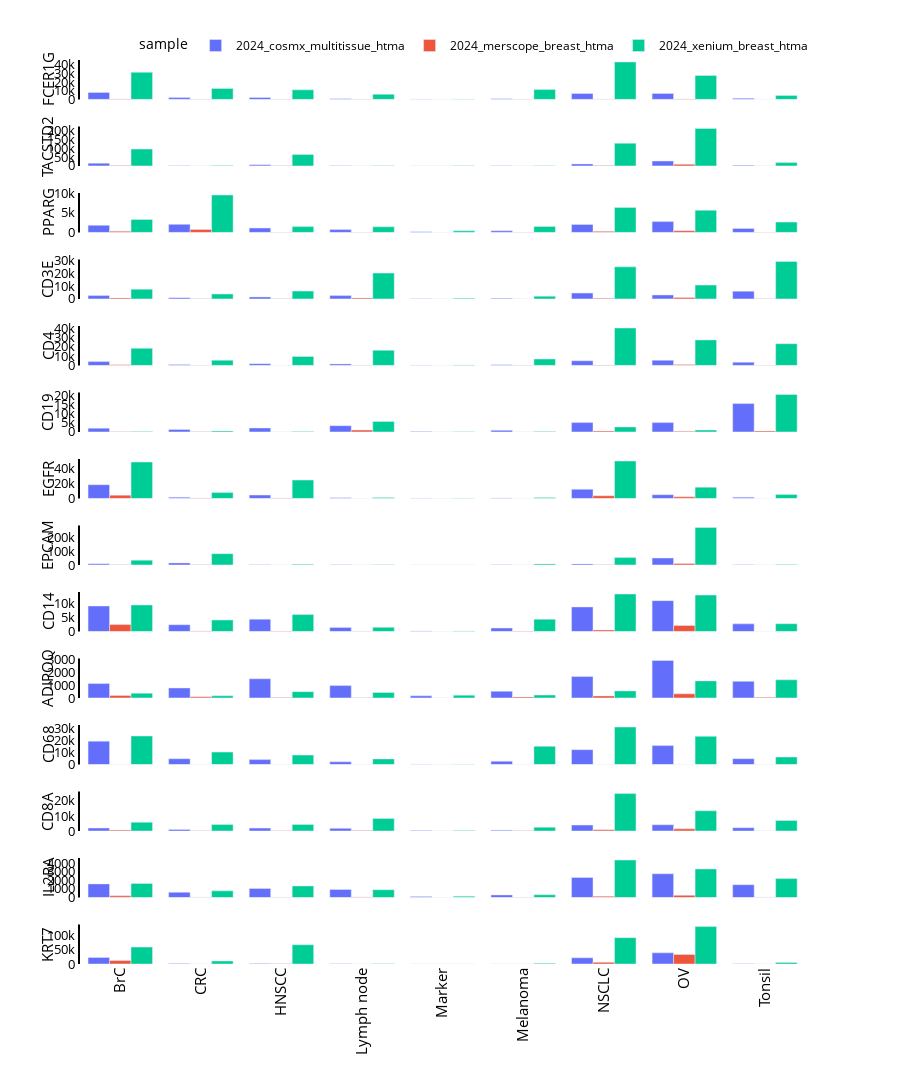

Notebook cell for this chart:
### Markdown cell above
# Summed expression across matching cores

### Code cell
genes = list(set(gene_1_list+gene_2_list))

for sample_list in [['2024_xenium_breast_htma', '2024_merscope_breast_htma','2024_cosmx_multitissue_htma']]:

    print (sample_list)
    df_all = pd.DataFrame()
    for sample in sample_list:
        # Convert relevant columns to numeric type
        df_cell_by_gene = pd.read_parquet((f'data/cell_by_gene_csv/{sample}_cell_by_gene.parquet.gzip'))
        df_cell_by_gene = df_cell_by_gene.loc[~df_cell_by_gene['cell_id'].str.contains('-1_region')]
        df_plot = df_cell_by_gene[['core', 'tissue_type']+genes]
        df_plot['core'] =  df_plot['core'].astype('int')
        df_plot = df_plot.loc[df_plot['core'].isin(matching_cores)]
        df_plot['sample'] = sample
        df_all = pd.concat([df_all, df_plot])

    df_plot = df_all.groupby(by=['sample','tissue_type']).sum().reset_index()
    df_plot = df_plot.drop(columns = ['core'])
    df_plot = df_plot.melt(id_vars=['sample', 'tissue_type'], 
                value_vars=genes,
                var_name='gene', value_name='expression')

    fontsize=15
    width=900
    height=120*len(genes)

    # Define your initial figure
    fig = px.bar(df_plot, x="tissue_type", y="expression",
                color='sample', barmode="group", 
                facet_row="gene",
                width=width, height=height)

    # Update x-axis settings with black text
    fig.update_xaxes(tickvals=df_plot['tissue_type'].unique(), tickangle=270, title_text='', 
                    title_font=dict(color='black'), tickfont=dict(color='black', size=fontsize))

    # Update y-axis settings with black text
    fig.update_yaxes(matches=None, title_text='', title_font=dict(color='black'), tickfont=dict(color='black', size=fontsize-2))
    fig.update_yaxes(showline=True, linewidth=2, linecolor='black')

    # Update legend settings
    fig.update_layout(
        legend=dict(
            orientation="h",  # horizontal alignment
            yanchor="bottom", 
            y=1,  # position legend just above the plot
            xanchor="right",
            x=0.99  # center the legend
        ),
        font=dict(color='black'),  # Set global font color to black
        paper_bgcolor='rgba(0,0,0,0)',
        plot_bgcolor='rgba(0,0,0,0)',
        
    )

    # Modify row title annotations and set text color to black
    for annotation in fig.layout.annotations:
        annotation.font.size = fontsize
        annotation.font.color = 'black'  # Set the annotation text color to black
        annotation.x = -0.06
        annotation.textangle = 270
        for metric in df_plot.gene.unique():
            if annotation.text == f'gene={metric}':
                annotation.text = metric

    # Display the figure and save to file
    fig.show()
    pio.write_image(fig, f"{wd}/figures/coexpression/summed_expression_{'_'.join(sample_list)}.png",scale=4, width=width, height=height)
    pio.write_image(fig, f"{wd}/figures/coexpression/summed_expression_{'_'.join(sample_list)}.eps",scale=4, width=width, height=height)

### Figure 1 — Plotly figure (JSON) as saved in the notebook; plotly's stock layout.template omitted (floating-point values rounded to 4 significant figures)
{"data": [{"alignmentgroup": "True", "hovertemplate": "sample=2024_cosmx_multitissue_htma<br>gene=FCER1G<br>tissue_type=%{x}<br>expression=%{y}<extra></extra>", "legendgroup": "2024_cosmx_multitissue_htma", "marker": {"color": "#636efa", "pattern": {"shape": ""}}, "name": "2024_cosmx_multitissue_htma", "offsetgroup": "2024_cosmx_multitissue_htma", "orientation": "v", "showlegend": true, "textposition": "auto", "type": "bar", "x": ["BrC", "CRC", "HNSCC", "Lymph node", "Marker", "Melanoma", "NSCLC", "OV", "Tonsil"], "xaxis": "x14", "y": [8074, 2041, 2135, 791, 128, 674, 6678, 6847, 1321], "yaxis": "y14"}, {"alignmentgroup": "True", "hovertemplate": "sample=2024_cosmx_multitissue_htma<br>gene=TACSTD2<br>tissue_type=%{x}<br>expression=%{y}<extra></extra>", "legendgroup": "2024_cosmx_multitissue_htma", "marker": {"color": "#636efa", "pattern": {"shape": ""}}, "name": "2024_cosmx_multitissue_htma", "offsetgroup": "2024_cosmx_multitissue_htma", "orientation": "v", "showlegend": false, "textposition": "auto", "type": "bar", "x": ["BrC", "CRC", "HNSCC", "Lymph node", "Marker", "Melanoma", "NSCLC", "OV", "Tonsil"], "xaxis": "x13", "y": [15506, 672, 5787, 637, 126, 293, 11241, 27352, 3273], "yaxis": "y13"}, {"alignmentgroup": "True", "hovertemplate": "sample=2024_cosmx_multitissue_htma<br>gene=PPARG<br>tissue_type=%{x}<br>expression=%{y}<extra></extra>", "legendgroup": "2024_cosmx_multitissue_htma", "marker": {"color": "#636efa", "pattern": {"shape": ""}}, "name": "2024_cosmx_multitissue_htma", "offsetgroup": "2024_cosmx_multitissue_htma", "orientation": "v", "showlegend": false, "textposition": "auto", "type": "bar", "x": ["BrC", "CRC", "HNSCC", "Lymph node", "Marker", "Melanoma", "NSCLC", "OV", "Tonsil"], "xaxis": "x12", "y": [1806, 2055, 1117, 718, 168, 418, 2028, 2756, 1021], "yaxis": "y12"}, {"alignmentgroup": "True", "hovertemplate": "sample=2024_cosmx_multitissue_htma<br>gene=CD3E<br>tissue_type=%{x}<br>expression=%{y}<extra></extra>", "legendgroup": "2024_cosmx_multitissue_htma", "marker": {"color": "#636efa", "pattern": {"shape": ""}}, "name": "2024_cosmx_multitissue_htma", "offsetgroup": "2024_cosmx_multitissue_htma", "orientation": "v", "showlegend": false, "textposition": "auto", "type": "bar", "x": ["BrC", "CRC", "HNSCC", "Lymph node", "Marker", "Melanoma", "NSCLC", "OV", "Tonsil"], "xaxis": "x11", "y": [2605, 901, 1564, 2598, 130, 454, 4574, 3095, 6021], "yaxis": "y11"}, {"alignmentgroup": "True", "hovertemplate": "sample=2024_cosmx_multitissue_htma<br>gene=CD4<br>tissue_type=%{x}<br>expression=%{y}<extra></extra>", "legendgroup": "2024_cosmx_multitissue_htma", "marker": {"color": "#636efa", "pattern": {"shape": ""}}, "name": "2024_cosmx_multitissue_htma", "offsetgroup": "2024_cosmx_multitissue_htma", "orientation": "v", "showlegend": false, "textposition": "auto", "type": "bar", "x": ["BrC", "CRC", "HNSCC", "Lymph node", "Marker", "Melanoma", "NSCLC", "OV", "Tonsil"], "xaxis": "x10", "y": [4069, 1012, 1881, 1633, 139, 779, 4968, 5500, 3452], "yaxis": "y10"}, {"alignmentgroup": "True", "hovertemplate": "sample=2024_cosmx_multitissue_htma<br>gene=CD19<br>tissue_type=%{x}<br>expression=%{y}<extra></extra>", "legendgroup": "2024_cosmx_multitissue_htma", "marker": {"color": "#636efa", "pattern": {"shape": ""}}, "name": "2024_cosmx_multitissue_htma", "offsetgroup": "2024_cosmx_multitissue_htma", "orientation": "v", "showlegend": false, "textposition": "auto", "type": "bar", "x": ["BrC", "CRC", "HNSCC", "Lymph node", "Marker", "Melanoma", "NSCLC", "OV", "Tonsil"], "xaxis": "x9", "y": [2103, 1405, 2179, 3456, 228, 899, 5173, 5148, 15681], "yaxis": "y9"}, {"alignmentgroup": "True", "hovertemplate": "sample=2024_cosmx_multitissue_htma<br>gene=EGFR<br>tissue_type=%{x}<br>expression=%{y}<extra></extra>", "legendgroup": "2024_cosmx_multitissue_htma", "marker": {"color": "#636efa", "pattern": {"shape": ""}}, "name": "2024_cosmx_multitissue_htma", "offsetgroup": "2024_cosmx_multitissue_htma", "orientation": "v", "showlegend": false, "textposition": "auto", "type": "bar", "x": ["BrC", "CRC", "HNSCC", "Lymph node", "Marker", "Melanoma", "NSCLC", "OV", "Tonsil"], "xaxis": "x8", "y": [18257, 1685, 4539, 912, 188, 487, 12166, 4963, 1720], "yaxis": "y8"}, {"alignmentgroup": "True", "hovertemplate": "sample=2024_cosmx_multitissue_htma<br>gene=EPCAM<br>tissue_type=%{x}<br>expression=%{y}<extra></extra>", "legendgroup": "2024_cosmx_multitissue_htma", "marker": {"color": "#636efa", "pattern": {"shape": ""}}, "name": "2024_cosmx_multitissue_htma", "offsetgroup": "2024_cosmx_multitissue_htma", "orientation": "v", "showlegend": false, "textposition": "auto", "type": "bar", "x": ["BrC", "CRC", "HNSCC", "Lymph node", "Marker", "Melanoma", "NSCLC", "OV", "Tonsil"], "xaxis": "x7", "y": [8570, 14894, 1480, 798, 172, 1284, 7664, 50083, 1050], "yaxis": "y7"}, {"alignmentgroup": "True", "hovertemplate": "sample=2024_cosmx_multitissue_htma<br>gene=CD14<br>tissue_type=%{x}<br>expression=%{y}<extra></extra>", "legendgroup": "2024_cosmx_multitissue_htma", "marker": {"color": "#636efa", "pattern": {"shape": ""}}, "name": "2024_cosmx_multitissue_htma", "offsetgroup": "2024_cosmx_multitissue_htma", "orientation": "v", "showlegend": false, "textposition": "auto", "type": "bar", "x": ["BrC", "CRC", "HNSCC", "Lymph node", "Marker", "Melanoma", "NSCLC", "OV", "Tonsil"], "xaxis": "x6", "y": [9067, 2411, 4385, 1453, 201, 1222, 8739, 10982, 2703], "yaxis": "y6"}, {"alignmentgroup": "True", "hovertemplate": "sample=2024_cosmx_multitissue_htma<br>gene=ADIPOQ<br>tissue_type=%{x}<br>expression=%{y}<extra></extra>", "legendgroup": "2024_cosmx_multitissue_htma", "marker": {"color": "#636efa", "pattern": {"shape": ""}}, "name": "2024_cosmx_multitissue_htma", "offsetgroup": "2024_cosmx_multitissue_htma", "orientation": "v", "showlegend": false, "textposition": "auto", "type": "bar", "x": ["BrC", "CRC", "HNSCC", "Lymph node", "Marker", "Melanoma", "NSCLC", "OV", "Tonsil"], "xaxis": "x5", "y": [1112, 771, 1480, 956, 166, 519, 1650, 2887, 1281], "yaxis": "y5"}, {"alignmentgroup": "True", "hovertemplate": "sample=2024_cosmx_multitissue_htma<br>gene=CD68<br>tissue_type=%{x}<br>expression=%{y}<extra></extra>", "legendgroup": "2024_cosmx_multitissue_htma", "marker": {"color": "#636efa", "pattern": {"shape": ""}}, "name": "2024_cosmx_multitissue_htma", "offsetgroup": "2024_cosmx_multitissue_htma", "orientation": "v", "showlegend": false, "textposition": "auto", "type": "bar", "x": ["BrC", "CRC", "HNSCC", "Lymph node", "Marker", "Melanoma", "NSCLC", "OV", "Tonsil"], "xaxis": "x4", "y": [19307, 4775, 4025, 2241, 190, 2755, 12266, 15606, 4837], "yaxis": "y4"}, {"alignmentgroup": "True", "hovertemplate": "sample=2024_cosmx_multitissue_htma<br>gene=CD8A<br>tissue_type=%{x}<br>expression=%{y}<extra></extra>", "legendgroup": "2024_cosmx_multitissue_htma", "marker": {"color": "#636efa", "pattern": {"shape": ""}}, "name": "2024_cosmx_multitissue_htma", "offsetgroup": "2024_cosmx_multitissue_htma", "orientation": "v", "showlegend": false, "textposition": "auto", "type": "bar", "x": ["BrC", "CRC", "HNSCC", "Lymph node", "Marker", "Melanoma", "NSCLC", "OV", "Tonsil"], "xaxis": "x3", "y": [1948, 1063, 1914, 1753, 237, 551, 3926, 4145, 2170], "yaxis": "y3"}, {"alignmentgroup": "True", "hovertemplate": "sample=2024_cosmx_multitissue_htma<br>gene=IL2RA<br>tissue_type=%{x}<br>expression=%{y}<extra></extra>", "legendgroup": "2024_cosmx_multitissue_htma", "marker": {"color": "#636efa", "pattern": {"shape": ""}}, "name": "2024_cosmx_multitissue_htma", "offsetgroup": "2024_cosmx_multitissue_htma", "orientation": "v", "showlegend": false, "textposition": "auto", "type": "bar", "x": ["BrC", "CRC", "HNSCC", "Lymph node", "Marker", "Melanoma", "NSCLC", "OV", "Tonsil"], "xaxis": "x2", "y": [1579, 606, 1049, 936, 108, 296, 2320, 2755, 1483], "yaxis": "y2"}, {"alignmentgroup": "True", "hovertemplate": "sample=2024_cosmx_multitissue_htma<br>gene=KRT7<br>tissue_type=%{x}<br>expression=%{y}<extra></extra>", "legendgroup": "2024_cosmx_multitissue_htma", "marker": {"color": "#636efa", "pattern": {"shape": ""}}, "name": "2024_cosmx_multitissue_htma", "offsetgroup": "2024_cosmx_multitissue_htma", "orientation": "v", "showlegend": false, "textposition": "auto", "type": "bar", "x": ["BrC", "CRC", "HNSCC", "Lymph node", "Marker", "Melanoma", "NSCLC", "OV", "Tonsil"], "xaxis": "x", "y": [22435, 1564, 1969, 776, 178, 427, 21516, 38741, 1101], "yaxis": "y"}, {"alignmentgroup": "True", "hovertemplate": "sample=2024_merscope_breast_htma<br>gene=FCER1G<br>tissue_type=%{x}<br>expression=%{y}<extra></extra>", "legendgroup": "2024_merscope_breast_htma", "marker": {"color": "#EF553B", "pattern": {"shape": ""}}, "name": "2024_merscope_breast_htma", "offsetgroup": "2024_merscope_breast_htma", "orientation": "v", "showlegend": true, "textposition": "auto", "type": "bar", "x": ["BrC", "CRC", "HNSCC", "Lymph node", "Marker", "Melanoma", "NSCLC", "OV", "Tonsil"], "xaxis": "x14", "y": [470, 83, 61, 34, 1, 40, 257, 511, 13], "yaxis": "y14"}, {"alignmentgroup": "True", "hovertemplate": "sample=2024_merscope_breast_htma<br>gene=TACSTD2<br>tissue_type=%{x}<br>expression=%{y}<extra></extra>", "legendgroup": "2024_merscope_breast_htma", "marker": {"color": "#EF553B", "pattern": {"shape": ""}}, "name": "2024_merscope_breast_htma", "offsetgroup": "2024_merscope_breast_htma", "orientation": "v", "showlegend": false, "textposition": "auto", "type": "bar", "x": ["BrC", "CRC", "HNSCC", "Lymph node", "Marker", "Melanoma", "NSCLC", "OV", "Tonsil"], "xaxis": "x13", "y": [2457, 52, 632, 7, 0, 80, 2411, 9528, 108], "yaxis": "y13"}, {"alignmentgroup": "True", "hovertemplate": "sample=2024_merscope_breast_htma<br>gene=PPARG<br>tissue_type=%{x}<br>expression=%{y}<extra></extra>", "legendgroup": "2024_merscope_breast_htma", "marker": {"color": "#EF553B", "pattern": {"shape": ""}}, "name": "2024_merscope_breast_htma", "offsetgroup": "2024_merscope_breast_htma", "orientation": "v", "showlegend": false, "textposition": "auto", "type": "bar", "x": ["BrC", "CRC", "HNSCC", "Lymph node", "Marker", "Melanoma", "NSCLC", "OV", "Tonsil"], "xaxis": "x12", "y": [310, 755, 37, 20, 0, 35, 265, 440, 18], "yaxis": "y12"}, {"alignmentgroup": "True", "hovertemplate": "sample=2024_merscope_breast_htma<br>gene=CD3E<br>tissue_type=%{x}<br>expression=%{y}<extra></extra>", "legendgroup": "2024_merscope_breast_htma", "marker": {"color": "#EF553B", "pattern": {"shape": ""}}, "name": "2024_merscope_breast_htma", "offsetgroup": "2024_merscope_breast_htma", "orientation": "v", "showlegend": false, "textposition": "auto", "type": "bar", "x": ["BrC", "CRC", "HNSCC", "Lymph node", "Marker", "Melanoma", "NSCLC", "OV", "Tonsil"], "xaxis": "x11", "y": [752, 100, 51, 802, 0, 6, 570, 1084, 208], "yaxis": "y11"}, {"alignmentgroup": "True", "hovertemplate": "sample=2024_merscope_breast_htma<br>gene=CD4<br>tissue_type=%{x}<br>expression=%{y}<extra></extra>", "legendgroup": "2024_merscope_breast_htma", "marker": {"color": "#EF553B", "pattern": {"shape": ""}}, "name": "2024_merscope_breast_htma", "offsetgroup": "2024_merscope_breast_htma", "orientation": "v", "showlegend": false, "textposition": "auto", "type": "bar", "x": ["BrC", "CRC", "HNSCC", "Lymph node", "Marker", "Melanoma", "NSCLC", "OV", "Tonsil"], "xaxis": "x10", "y": [667, 63, 45, 234, 0, 137, 419, 848, 97], "yaxis": "y10"}, {"alignmentgroup": "True", "hovertemplate": "sample=2024_merscope_breast_htma<br>gene=CD19<br>tissue_type=%{x}<br>expression=%{y}<extra></extra>", "legendgroup": "2024_merscope_breast_htma", "marker": {"color": "#EF553B", "pattern": {"shape": ""}}, "name": "2024_merscope_breast_htma", "offsetgroup": "2024_merscope_breast_htma", "orientation": "v", "showlegend": false, "textposition": "auto", "type": "bar", "x": ["BrC", "CRC", "HNSCC", "Lymph node", "Marker", "Melanoma", "NSCLC", "OV", "Tonsil"], "xaxis": "x9", "y": [116, 64, 22, 1016, 2, 28, 562, 361, 578], "yaxis": "y9"}, {"alignmentgroup": "True", "hovertemplate": "sample=2024_merscope_breast_htma<br>gene=EGFR<br>tissue_type=%{x}<br>expression=%{y}<extra></extra>", "legendgroup": "2024_merscope_breast_htma", "marker": {"color": "#EF553B", "pattern": {"shape": ""}}, "name": "2024_merscope_breast_htma", "offsetgroup": "2024_merscope_breast_htma", "orientation": "v", "showlegend": false, "textposition": "auto", "type": "bar", "x": ["BrC", "CRC", "HNSCC", "Lymph node", "Marker", "Melanoma", "NSCLC", "OV", "Tonsil"], "xaxis": "x8", "y": [4374, 511, 586, 34, 0, 55, 3613, 2125, 60], "yaxis": "y8"}, {"alignmentgroup": "True", "hovertemplate": "sample=2024_merscope_breast_htma<br>gene=EPCAM<br>tissue_type=%{x}<br>expression=%{y}<extra></extra>", "legendgroup": "2024_merscope_breast_htma", "marker": {"color": "#EF553B", "pattern": {"shape": ""}}, "name": "2024_merscope_breast_htma", "offsetgroup": "2024_merscope_breast_htma", "orientation": "v", "showlegend": false, "textposition": "auto", "type": "bar", "x": ["BrC", "CRC", "HNSCC", "Lymph node", "Marker", "Melanoma", "NSCLC", "OV", "Tonsil"], "xaxis": "x7", "y": [1042, 1942, 52, 4, 0, 13, 827, 10358, 7], "yaxis": "y7"}, {"alignmentgroup": "True", "hovertemplate": "sample=2024_merscope_breast_htma<br>gene=CD14<br>tissue_type=%{x}<br>expression=%{y}<extra></extra>", "legendgroup": "2024_merscope_breast_htma", "marker": {"color": "#EF553B", "pattern": {"shape": ""}}, "name": "2024_merscope_breast_htma", "offsetgroup": "2024_merscope_breast_htma", "orientation": "v", "showlegend": false, "textposition": "auto", "type": "bar", "x": ["BrC", "CRC", "HNSCC", "Lymph node", "Marker", "Melanoma", "NSCLC", "OV", "Tonsil"], "xaxis": "x6", "y": [2466, 184, 149, 55, 1, 143, 521, 2119, 29], "yaxis": "y6"}, {"alignmentgroup": "True", "hovertemplate": "sample=2024_merscope_breast_htma<br>gene=ADIPOQ<br>tissue_type=%{x}<br>expression=%{y}<extra></extra>", "legendgroup": "2024_merscope_breast_htma", "marker": {"color": "#EF553B", "pattern": {"shape": ""}}, "name": "2024_merscope_breast_htma", "offsetgroup": "2024_merscope_breast_htma", "orientation": "v", "showlegend": false, "textposition": "auto", "type": "bar", "x": ["BrC", "CRC", "HNSCC", "Lymph node", "Marker", "Melanoma", "NSCLC", "OV", "Tonsil"], "xaxis": "x5", "y": [198, 91, 39, 21, 4, 81, 159, 322, 56], "yaxis": "y5"}, {"alignmentgroup": "True", "hovertemplate": "sample=2024_merscope_breast_htma<br>gene=CD68<br>tissue_type=%{x}<br>expression=%{y}<extra></extra>", "legendgroup": "2024_merscope_breast_htma", "marker": {"color": "#EF553B", "pattern": {"shape": ""}}, "name": "2024_merscope_breast_htma", "offsetgroup": "2024_merscope_breast_htma", "orientation": "v", "showlegend": false, "textposition": "auto", "type": "bar", "x": ["BrC", "CRC", "HNSCC", "Lymph node", "Marker", "Melanoma", "NSCLC", "OV", "Tonsil"], "xaxis": "x4", "y": [38, 13, 7, 7, 1, 53, 60, 57, 16], "yaxis": "y4"}, {"alignmentgroup": "True", "hovertemplate": "sample=2024_merscope_breast_htma<br>gene=CD8A<br>tissue_type=%{x}<br>expression=%{y}<extra></extra>", "legendgroup": "2024_merscope_breast_htma", "marker": {"color": "#EF553B", "pattern": {"shape": ""}}, "name": "2024_merscope_breast_htma", "offsetgroup": "2024_merscope_breast_htma", "orientation": "v", "showlegend": false, "textposition": "auto", "type": "bar", "x": ["BrC", "CRC", "HNSCC", "Lymph node", "Marker", "Melanoma", "NSCLC", "OV", "Tonsil"], "xaxis": "x3", "y": [592, 110, 78, 399, 0, 70, 825, 1441, 65], "yaxis": "y3"}, {"alignmentgroup": "True", "hovertemplate": "sample=2024_merscope_breast_htma<br>gene=IL2RA<br>tissue_type=%{x}<br>expression=%{y}<extra></extra>", "legendgroup": "2024_merscope_breast_htma", "marker": {"color": "#EF553B", "pattern": {"shape": ""}}, "name": "2024_merscope_breast_htma", "offsetgroup": "2024_merscope_breast_htma", "orientation": "v", "showlegend": false, "textposition": "auto", "type": "bar", "x": ["BrC", "CRC", "HNSCC", "Lymph node", "Marker", "Melanoma", "NSCLC", "OV", "Tonsil"], "xaxis": "x2", "y": [188, 37, 18, 60, 2, 17, 140, 250, 39], "yaxis": "y2"}, {"alignmentgroup": "True", "hovertemplate": "sample=2024_merscope_breast_htma<br>gene=KRT7<br>tissue_type=%{x}<br>expression=%{y}<extra></extra>", "legendgroup": "2024_merscope_breast_htma", "marker": {"color": "#EF553B", "pattern": {"shape": ""}}, "name": "2024_merscope_breast_htma", "offsetgroup": "2024_merscope_breast_htma", "orientation": "v", "showlegend": false, "textposition": "auto", "type": "bar", "x": ["BrC", "CRC", "HNSCC", "Lymph node", "Marker", "Melanoma", "NSCLC", "OV", "Tonsil"], "xaxis": "x", "y": [11968, 366, 554, 6, 0, 100, 5981, 33165, 15], "yaxis": "y"}, {"alignmentgroup": "True", "hovertemplate": "sample=2024_xenium_breast_htma<br>gene=FCER1G<br>tissue_type=%{x}<br>expression=%{y}<extra></extra>", "legendgroup": "2024_xenium_breast_htma", "marker": {"color": "#00cc96", "pattern": {"shape": ""}}, "name": "2024_xenium_breast_htma", "offsetgroup": "2024_xenium_breast_htma", "orientation": "v", "showlegend": true, "textposition": "auto", "type": "bar", "x": ["BrC", "CRC", "HNSCC", "Lymph node", "Marker", "Melanoma", "NSCLC", "OV", "Tonsil"], "xaxis": "x14", "y": [31163, 12680, 10981, 5865, 273, 11322, 43083, 27484, 4610], "yaxis": "y14"}, {"alignmentgroup": "True", "hovertemplate": "sample=2024_xenium_breast_htma<br>gene=TACSTD2<br>tissue_type=%{x}<br>expression=%{y}<extra></extra>", "legendgroup": "2024_xenium_breast_htma", "marker": {"color": "#00cc96", "pattern": {"shape": ""}}, "name": "2024_xenium_breast_htma", "offsetgroup": "2024_xenium_breast_htma", "orientation": "v", "showlegend": false, "textposition": "auto", "type": "bar", "x": ["BrC", "CRC", "HNSCC", "Lymph node", "Marker", "Melanoma", "NSCLC", "OV", "Tonsil"], "xaxis": "x13", "y": [94388, 2923, 63970, 719, 248, 741, 127307, 209994, 18426], "yaxis": "y13"}, {"alignmentgroup": "True", "hovertemplate": "sample=2024_xenium_breast_htma<br>gene=PPARG<br>tissue_type=%{x}<br>expression=%{y}<extra></extra>", "legendgroup": "2024_xenium_breast_htma", "marker": {"color": "#00cc96", "pattern": {"shape": ""}}, "name": "2024_xenium_breast_htma", "offsetgroup": "2024_xenium_breast_htma", "orientation": "v", "showlegend": false, "textposition": "auto", "type": "bar", "x": ["BrC", "CRC", "HNSCC", "Lymph node", "Marker", "Melanoma", "NSCLC", "OV", "Tonsil"], "xaxis": "x12", "y": [3282, 9548, 1478, 1433, 403, 1518, 6384, 5649, 2627], "yaxis": "y12"}, {"alignmentgroup": "True", "hovertemplate": "sample=2024_xenium_breast_htma<br>gene=CD3E<br>tissue_type=%{x}<br>expression=%{y}<extra></extra>", "legendgroup": "2024_xenium_breast_htma", "marker": {"color": "#00cc96", "pattern": {"shape": ""}}, "name": "2024_xenium_breast_htma", "offsetgroup": "2024_xenium_breast_htma", "orientation": "v", "showlegend": false, "textposition": "auto", "type": "bar", "x": ["BrC", "CRC", "HNSCC", "Lymph node", "Marker", "Melanoma", "NSCLC", "OV", "Tonsil"], "xaxis": "x11", "y": [7633, 3840, 6086, 20144, 496, 2084, 25018, 10772, 29188], "yaxis": "y11"}, {"alignmentgroup": "True", "hovertemplate": "sample=2024_xenium_breast_htma<br>gene=CD4<br>tissue_type=%{x}<br>expression=%{y}<extra></extra>", "legendgroup": "2024_xenium_breast_htma", "marker": {"color": "#00cc96", "pattern": {"shape": ""}}, "name": "2024_xenium_breast_htma", "offsetgroup": "2024_xenium_breast_htma", "orientation": "v", "showlegend": false, "textposition": "auto", "type": "bar", "x": ["BrC", "CRC", "HNSCC", "Lymph node", "Marker", "Melanoma", "NSCLC", "OV", "Tonsil"], "xaxis": "x10", "y": [18232, 5522, 9615, 16167, 488, 6840, 39938, 27224, 23177], "yaxis": "y10"}, {"alignmentgroup": "True", "hovertemplate": "sample=2024_xenium_breast_htma<br>gene=CD19<br>tissue_type=%{x}<br>expression=%{y}<extra></extra>", "legendgroup": "2024_xenium_breast_htma", "marker": {"color": "#00cc96", "pattern": {"shape": ""}}, "name": "2024_xenium_breast_htma", "offsetgroup": "2024_xenium_breast_htma", "orientation": "v", "showlegend": false, "textposition": "auto", "type": "bar", "x": ["BrC", "CRC", "HNSCC", "Lymph node", "Marker", "Melanoma", "NSCLC", "OV", "Tonsil"], "xaxis": "x9", "y": [250, 549, 277, 5798, 126, 175, 2755, 1023, 20697], "yaxis": "y9"}, {"alignmentgroup": "True", "hovertemplate": "sample=2024_xenium_breast_htma<br>gene=EGFR<br>tissue_type=%{x}<br>expression=%{y}<extra></extra>", "legendgroup": "2024_xenium_breast_htma", "marker": {"color": "#00cc96", "pattern": {"shape": ""}}, "name": "2024_xenium_breast_htma", "offsetgroup": "2024_xenium_breast_htma", "orientation": "v", "showlegend": false, "textposition": "auto", "type": "bar", "x": ["BrC", "CRC", "HNSCC", "Lymph node", "Marker", "Melanoma", "NSCLC", "OV", "Tonsil"], "xaxis": "x8", "y": [48392, 7745, 24458, 1401, 370, 1341, 49706, 14978, 5136], "yaxis": "y8"}, {"alignmentgroup": "True", "hovertemplate": "sample=2024_xenium_breast_htma<br>gene=EPCAM<br>tissue_type=%{x}<br>expression=%{y}<extra></extra>", "legendgroup": "2024_xenium_breast_htma", "marker": {"color": "#00cc96", "pattern": {"shape": ""}}, "name": "2024_xenium_breast_htma", "offsetgroup": "2024_xenium_breast_htma", "orientation": "v", "showlegend": false, "textposition": "auto", "type": "bar", "x": ["BrC", "CRC", "HNSCC", "Lymph node", "Marker", "Melanoma", "NSCLC", "OV", "Tonsil"], "xaxis": "x7", "y": [34744, 81370, 4455, 1802, 514, 7436, 53070, 270213, 3846], "yaxis": "y7"}, {"alignmentgroup": "True", "hovertemplate": "sample=2024_xenium_breast_htma<br>gene=CD14<br>tissue_type=%{x}<br>expression=%{y}<extra></extra>", "legendgroup": "2024_xenium_breast_htma", "marker": {"color": "#00cc96", "pattern": {"shape": ""}}, "name": "2024_xenium_breast_htma", "offsetgroup": "2024_xenium_breast_htma", "orientation": "v", "showlegend": false, "textposition": "auto", "type": "bar", "x": ["BrC", "CRC", "HNSCC", "Lymph node", "Marker", "Melanoma", "NSCLC", "OV", "Tonsil"], "xaxis": "x6", "y": [9430, 4086, 6025, 1483, 150, 4364, 13333, 12954, 2757], "yaxis": "y6"}, {"alignmentgroup": "True", "hovertemplate": "sample=2024_xenium_breast_htma<br>gene=ADIPOQ<br>tissue_type=%{x}<br>expression=%{y}<extra></extra>", "legendgroup": "2024_xenium_breast_htma", "marker": {"color": "#00cc96", "pattern": {"shape": ""}}, "name": "2024_xenium_breast_htma", "offsetgroup": "2024_xenium_breast_htma", "orientation": "v", "showlegend": false, "textposition": "auto", "type": "bar", "x": ["BrC", "CRC", "HNSCC", "Lymph node", "Marker", "Melanoma", "NSCLC", "OV", "Tonsil"], "xaxis": "x5", "y": [368, 167, 488, 424, 215, 225, 546, 1318, 1399], "yaxis": "y5"}, {"alignmentgroup": "True", "hovertemplate": "sample=2024_xenium_breast_htma<br>gene=CD68<br>tissue_type=%{x}<br>expression=%{y}<extra></extra>", "legendgroup": "2024_xenium_breast_htma", "marker": {"color": "#00cc96", "pattern": {"shape": ""}}, "name": "2024_xenium_breast_htma", "offsetgroup": "2024_xenium_breast_htma", "orientation": "v", "showlegend": false, "textposition": "auto", "type": "bar", "x": ["BrC", "CRC", "HNSCC", "Lymph node", "Marker", "Melanoma", "NSCLC", "OV", "Tonsil"], "xaxis": "x4", "y": [23552, 10239, 7768, 4597, 211, 14982, 30959, 23260, 6154], "yaxis": "y4"}, {"alignmentgroup": "True", "hovertemplate": "sample=2024_xenium_breast_htma<br>gene=CD8A<br>tissue_type=%{x}<br>expression=%{y}<extra></extra>", "legendgroup": "2024_xenium_breast_htma", "marker": {"color": "#00cc96", "pattern": {"shape": ""}}, "name": "2024_xenium_breast_htma", "offsetgroup": "2024_xenium_breast_htma", "orientation": "v", "showlegend": false, "textposition": "auto", "type": "bar", "x": ["BrC", "CRC", "HNSCC", "Lymph node", "Marker", "Melanoma", "NSCLC", "OV", "Tonsil"], "xaxis": "x3", "y": [5772, 4288, 4362, 8312, 372, 2456, 24901, 13431, 6946], "yaxis": "y3"}, {"alignmentgroup": "True", "hovertemplate": "sample=2024_xenium_breast_htma<br>gene=IL2RA<br>tissue_type=%{x}<br>expression=%{y}<extra></extra>", "legendgroup": "2024_xenium_breast_htma", "marker": {"color": "#00cc96", "pattern": {"shape": ""}}, "name": "2024_xenium_breast_htma", "offsetgroup": "2024_xenium_breast_htma", "orientation": "v", "showlegend": false, "textposition": "auto", "type": "bar", "x": ["BrC", "CRC", "HNSCC", "Lymph node", "Marker", "Melanoma", "NSCLC", "OV", "Tonsil"], "xaxis": "x2", "y": [1632, 769, 1339, 902, 151, 323, 4343, 3316, 2191], "yaxis": "y2"}, {"alignmentgroup": "True", "hovertemplate": "sample=2024_xenium_breast_htma<br>gene=KRT7<br>tissue_type=%{x}<br>expression=%{y}<extra></extra>", "legendgroup": "2024_xenium_breast_htma", "marker": {"color": "#00cc96", "pattern": {"shape": ""}}, "name": "2024_xenium_breast_htma", "offsetgroup": "2024_xenium_breast_htma", "orientation": "v", "showlegend": false, "textposition": "auto", "type": "bar", "x": ["BrC", "CRC", "HNSCC", "Lymph node", "Marker", "Melanoma", "NSCLC", "OV", "Tonsil"], "xaxis": "x", "y": [58525, 10351, 66717, 453, 354, 2300, 91389, 129786, 5262], "yaxis": "y"}], "layout": {"annotations": [{"font": {"color": "black", "size": 15}, "showarrow": false, "text": "KRT7", "textangle": -90, "x": -0.06, "xanchor": "left", "xref": "paper", "y": 0.02179, "yanchor": "middle", "yref": "paper"}, {"font": {"color": "black", "size": 15}, "showarrow": false, "text": "IL2RA", "textangle": -90, "x": -0.06, "xanchor": "left", "xref": "paper", "y": 0.09536, "yanchor": "middle", "yref": "paper"}, {"font": {"color": "black", "size": 15}, "showarrow": false, "text": "CD8A", "textangle": -90, "x": -0.06, "xanchor": "left", "xref": "paper", "y": 0.1689, "yanchor": "middle", "yref": "paper"}, {"font": {"color": "black", "size": 15}, "showarrow": false, "text": "CD68", "textangle": -90, "x": -0.06, "xanchor": "left", "xref": "paper", "y": 0.2425, "yanchor": "middle", "yref": "paper"}, {"font": {"color": "black", "size": 15}, "showarrow": false, "text": "ADIPOQ", "textangle": -90, "x": -0.06, "xanchor": "left", "xref": "paper", "y": 0.3161, "yanchor": "middle", "yref": "paper"}, {"font": {"color": "black", "size": 15}, "showarrow": false, "text": "CD14", "textangle": -90, "x": -0.06, "xanchor": "left", "xref": "paper", "y": 0.3896, "yanchor": "middle", "yref": "paper"}, {"font": {"color": "black", "size": 15}, "showarrow": false, "text": "EPCAM", "textangle": -90, "x": -0.06, "xanchor": "left", "xref": "paper", "y": 0.4632, "yanchor": "middle", "yref": "paper"}, {"font": {"color": "black", "size": 15}, "showarrow": false, "text": "EGFR", "textangle": -90, "x": -0.06, "xanchor": "left", "xref": "paper", "y": 0.5368, "yanchor": "middle", "yref": "paper"}, {"font": {"color": "black", "size": 15}, "showarrow": false, "text": "CD19", "textangle": -90, "x": -0.06, "xanchor": "left", "xref": "paper", "y": 0.6104, "yanchor": "middle", "yref": "paper"}, {"font": {"color": "black", "size": 15}, "showarrow": false, "text": "CD4", "textangle": -90, "x": -0.06, "xanchor": "left", "xref": "paper", "y": 0.6839, "yanchor": "middle", "yref": "paper"}, {"font": {"color": "black", "size": 15}, "showarrow": false, "text": "CD3E", "textangle": -90, "x": -0.06, "xanchor": "left", "xref": "paper", "y": 0.7575, "yanchor": "middle", "yref": "paper"}, {"font": {"color": "black", "size": 15}, "showarrow": false, "text": "PPARG", "textangle": -90, "x": -0.06, "xanchor": "left", "xref": "paper", "y": 0.8311, "yanchor": "middle", "yref": "paper"}, {"font": {"color": "black", "size": 15}, "showarrow": false, "text": "TACSTD2", "textangle": -90, "x": -0.06, "xanchor": "left", "xref": "paper", "y": 0.9046, "yanchor": "middle", "yref": "paper"}, {"font": {"color": "black", "size": 15}, "showarrow": false, "text": "FCER1G", "textangle": -90, "x": -0.06, "xanchor": "left", "xref": "paper", "y": 0.9782, "yanchor": "middle", "yref": "paper"}], "barmode": "group", "font": {"color": "black"}, "height": 1680, "legend": {"orientation": "h", "title": {"text": "sample"}, "tracegroupgap": 0, "x": 0.99, "xanchor": "right", "y": 1, "yanchor": "bottom"}, "margin": {"t": 60}, "paper_bgcolor": "rgba(0,0,0,0)", "plot_bgcolor": "rgba(0,0,0,0)", "width": 900, "xaxis": {"anchor": "y", "domain": [0, 0.98], "tickangle": -90, "tickfont": {"color": "black", "size": 15}, "tickvals": ["BrC", "CRC", "HNSCC", "Lymph node", "Marker", "Melanoma", "NSCLC", "OV", "Tonsil"], "title": {"font": {"color": "black"}, "text": ""}}, "xaxis10": {"anchor": "y10", "domain": [0, 0.98], "matches": "x", "showticklabels": false, "tickangle": -90, "tickfont": {"color": "black", "size": 15}, "tickvals": ["BrC", "CRC", "HNSCC", "Lymph node", "Marker", "Melanoma", "NSCLC", "OV", "Tonsil"], "title": {"font": {"color": "black"}, "text": ""}}, "xaxis11": {"anchor": "y11", "domain": [0, 0.98], "matches": "x", "showticklabels": false, "tickangle": -90, "tickfont": {"color": "black", "size": 15}, "tickvals": ["BrC", "CRC", "HNSCC", "Lymph node", "Marker", "Melanoma", "NSCLC", "OV", "Tonsil"], "title": {"font": {"color": "black"}, "text": ""}}, "xaxis12": {"anchor": "y12", "domain": [0, 0.98], "matches": "x", "showticklabels": false, "tickangle": -90, "tickfont": {"color": "black", "size": 15}, "tickvals": ["BrC", "CRC", "HNSCC", "Lymph node", "Marker", "Melanoma", "NSCLC", "OV", "Tonsil"], "title": {"font": {"color": "black"}, "text": ""}}, "xaxis13": {"anchor": "y13", "domain": [0, 0.98], "matches": "x", "showticklabels": false, "tickangle": -90, "tickfont": {"color": "black", "size": 15}, "tickvals": ["BrC", "CRC", "HNSCC", "Lymph node", "Marker", "Melanoma", "NSCLC", "OV", "Tonsil"], "title": {"font": {"color": "black"}, "text": ""}}, "xaxis14": {"anchor": "y14", "domain": [0, 0.98], "matches": "x", "showticklabels": false, "tickangle": -90, "tickfont": {"color": "black", "size": 15}, "tickvals": ["BrC", "CRC", "HNSCC", "Lymph node", "Marker", "Melanoma", "NSCLC", "OV", "Tonsil"], "title": {"font": {"color": "black"}, "text": ""}}, "xaxis2": {"anchor": "y2", "domain": [0, 0.98], "matches": "x", "showticklabels": false, "tickangle": -90, "tickfont": {"color": "black", "size": 15}, "tickvals": ["BrC", "CRC", "HNSCC", "Lymph node", "Marker", "Melanoma", "NSCLC", "OV", "Tonsil"], "title": {"font": {"color": "black"}, "text": ""}}, "xaxis3": {"anchor": "y3", "domain": [0, 0.98], "matches": "x", "showticklabels": false, "tickangle": -90, "tickfont": {"color": "black", "size": 15}, "tickvals": ["BrC", "CRC", "HNSCC", "Lymph node", "Marker", "Melanoma", "NSCLC", "OV", "Tonsil"], "title": {"font": {"color": "black"}, "text": ""}}, "xaxis4": {"anchor": "y4", "domain": [0, 0.98], "matches": "x", "showticklabels": false, "tickangle": -90, "tickfont": {"color": "black", "size": 15}, "tickvals": ["BrC", "CRC", "HNSCC", "Lymph node", "Marker", "Melanoma", "NSCLC", "OV", "Tonsil"], "title": {"font": {"color": "black"}, "text": ""}}, "xaxis5": {"anchor": "y5", "domain": [0, 0.98], "matches": "x", "showticklabels": false, "tickangle": -90, "tickfont": {"color": "black", "size": 15}, "tickvals": ["BrC", "CRC", "HNSCC", "Lymph node", "Marker", "Melanoma", "NSCLC", "OV", "Tonsil"], "title": {"font": {"color": "black"}, "text": ""}}, "xaxis6": {"anchor": "y6", "domain": [0, 0.98], "matches": "x", "showticklabels": false, "tickangle": -90, "tickfont": {"color": "black", "size": 15}, "tickvals": ["BrC", "CRC", "HNSCC", "Lymph node", "Marker", "Melanoma", "NSCLC", "OV", "Tonsil"], "title": {"font": {"color": "black"}, "text": ""}}, "xaxis7": {"anchor": "y7", "domain": [0, 0.98], "matches": "x", "showticklabels": false, "tickangle": -90, "tickfont": {"color": "black", "size": 15}, "tickvals": ["BrC", "CRC", "HNSCC", "Lymph node", "Marker", "Melanoma", "NSCLC", "OV", "Tonsil"], "title": {"font": {"color": "black"}, "text": ""}}, "xaxis8": {"anchor": "y8", "domain": [0, 0.98], "matches": "x", "showticklabels": false, "tickangle": -90, "tickfont": {"color": "black", "size": 15}, "tickvals": ["BrC", "CRC", "HNSCC", "Lymph node", "Marker", "Melanoma", "NSCLC", "OV", "Tonsil"], "title": {"font": {"color": "black"}, "text": ""}}, "xaxis9": {"anchor": "y9", "domain": [0, 0.98], "matches": "x", "showticklabels": false, "tickangle": -90, "tickfont": {"color": "black", "size": 15}, "tickvals": ["BrC", "CRC", "HNSCC", "Lymph node", "Marker", "Melanoma", "NSCLC", "OV", "Tonsil"], "title": {"font": {"color": "black"}, "text": ""}}, "yaxis": {"anchor": "x", "domain": [0, 0.04357], "linecolor": "black", "linewidth": 2, "showline": true, "tickfont": {"color": "black", "size": 13}, "title": {"font": {"color": "black"}, "text": ""}}, "yaxis10": {"anchor": "x10", "domain": [0.6621, 0.7057], "linecolor": "black", "linewidth": 2, "showline": true, "tickfont": {"color": "black", "size": 13}, "title": {"font": {"color": "black"}, "text": ""}}, "yaxis11": {"anchor": "x11", "domain": [0.7357, 0.7793], "linecolor": "black", "linewidth": 2, "showline": true, "tickfont": {"color": "black", "size": 13}, "title": {"font": {"color": "black"}, "text": ""}}, "yaxis12": {"anchor": "x12", "domain": [0.8093, 0.8529], "linecolor": "black", "linewidth": 2, "showline": true, "tickfont": {"color": "black", "size": 13}, "title": {"font": {"color": "black"}, "text": ""}}, "yaxis13": {"anchor": "x13", "domain": [0.8829, 0.9264], "linecolor": "black", "linewidth": 2, "showline": true, "tickfont": {"color": "black", "size": 13}, "title": {"font": {"color": "black"}, "text": ""}}, "yaxis14": {"anchor": "x14", "domain": [0.9564, 1], "linecolor": "black", "linewidth": 2, "showline": true, "tickfont": {"color": "black", "size": 13}, "title": {"font": {"color": "black"}, "text": ""}}, "yaxis2": {"anchor": "x2", "domain": [0.07357, 0.1171], "linecolor": "black", "linewidth": 2, "showline": true, "tickfont": {"color": "black", "size": 13}, "title": {"font": {"color": "black"}, "text": ""}}, "yaxis3": {"anchor": "x3", "domain": [0.1471, 0.1907], "linecolor": "black", "linewidth": 2, "showline": true, "tickfont": {"color": "black", "size": 13}, "title": {"font": {"color": "black"}, "text": ""}}, "yaxis4": {"anchor": "x4", "domain": [0.2207, 0.2643], "linecolor": "black", "linewidth": 2, "showline": true, "tickfont": {"color": "black", "size": 13}, "title": {"font": {"color": "black"}, "text": ""}}, "yaxis5": {"anchor": "x5", "domain": [0.2943, 0.3379], "linecolor": "black", "linewidth": 2, "showline": true, "tickfont": {"color": "black", "size": 13}, "title": {"font": {"color": "black"}, "text": ""}}, "yaxis6": {"anchor": "x6", "domain": [0.3679, 0.4114], "linecolor": "black", "linewidth": 2, "showline": true, "tickfont": {"color": "black", "size": 13}, "title": {"font": {"color": "black"}, "text": ""}}, "yaxis7": {"anchor": "x7", "domain": [0.4414, 0.485], "linecolor": "black", "linewidth": 2, "showline": true, "tickfont": {"color": "black", "size": 13}, "title": {"font": {"color": "black"}, "text": ""}}, "yaxis8": {"anchor": "x8", "domain": [0.515, 0.5586], "linecolor": "black", "linewidth": 2, "showline": true, "tickfont": {"color": "black", "size": 13}, "title": {"font": {"color": "black"}, "text": ""}}, "yaxis9": {"anchor": "x9", "domain": [0.5886, 0.6321], "linecolor": "black", "linewidth": 2, "showline": true, "tickfont": {"color": "black", "size": 13}, "title": {"font": {"color": "black"}, "text": ""}}}}
